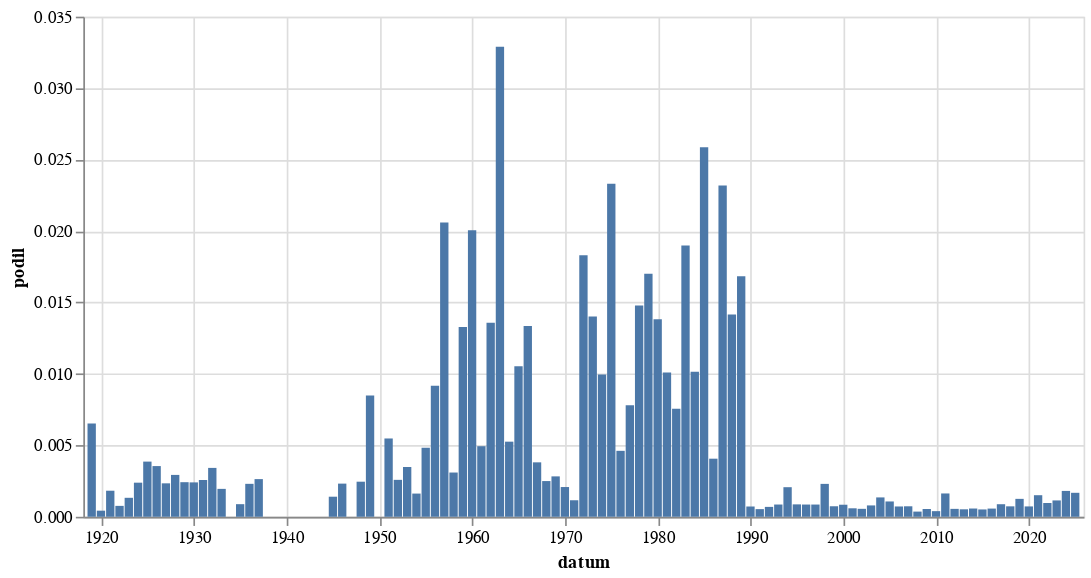

Notebook code for this chart:
### Code cell
alt.Chart(
    hledej(" [Rr]ozvod").to_pandas(),
    width = 600
).mark_bar(
).encode(
    alt.X('datum:T'),
    alt.Y('podil:Q')
)

### Figure 1 — Vega-Lite specification as saved in the notebook (floating-point values rounded to 4 significant figures)
{"config": {"view": {"continuousWidth": 300, "continuousHeight": 300}}, "data": {"name": "data-bb9442b8f474a135ea1649136dea3e53"}, "mark": {"type": "bar"}, "encoding": {"x": {"field": "datum", "type": "temporal"}, "y": {"field": "podil", "type": "quantitative"}}, "width": 600, "$schema": "https://vega.github.io/schema/vega-lite/v5.8.0.json", "datasets": {"data-bb9442b8f474a135ea1649136dea3e53": [{"datum": "1919-01-01T00:00:00", "text": 26, "text_right": 3978, "podil": 0.006536, "co": " [Rr]ozvod"}, {"datum": "1920-01-01T00:00:00", "text": 2, "text_right": 4693, "podil": 0.0004262, "co": " [Rr]ozvod"}, {"datum": "1921-01-01T00:00:00", "text": 10, "text_right": 5485, "podil": 0.001823, "co": " [Rr]ozvod"}, {"datum": "1922-01-01T00:00:00", "text": 4, "text_right": 5244, "podil": 0.0007628, "co": " [Rr]ozvod"}, {"datum": "1923-01-01T00:00:00", "text": 5, "text_right": 3766, "podil": 0.001328, "co": " [Rr]ozvod"}, {"datum": "1924-01-01T00:00:00", "text": 10, "text_right": 4191, "podil": 0.002386, "co": " [Rr]ozvod"}, {"datum": "1925-01-01T00:00:00", "text": 12, "text_right": 3108, "podil": 0.003861, "co": " [Rr]ozvod"}, {"datum": "1926-01-01T00:00:00", "text": 15, "text_right": 4228, "podil": 0.003548, "co": " [Rr]ozvod"}, {"datum": "1927-01-01T00:00:00", "text": 10, "text_right": 4273, "podil": 0.00234, "co": " [Rr]ozvod"}, {"datum": "1928-01-01T00:00:00", "text": 12, "text_right": 4096, "podil": 0.00293, "co": " [Rr]ozvod"}, {"datum": "1929-01-01T00:00:00", "text": 6, "text_right": 2479, "podil": 0.00242, "co": " [Rr]ozvod"}, {"datum": "1930-01-01T00:00:00", "text": 12, "text_right": 4987, "podil": 0.002406, "co": " [Rr]ozvod"}, {"datum": "1931-01-01T00:00:00", "text": 10, "text_right": 3888, "podil": 0.002572, "co": " [Rr]ozvod"}, {"datum": "1932-01-01T00:00:00", "text": 8, "text_right": 2339, "podil": 0.00342, "co": " [Rr]ozvod"}, {"datum": "1933-01-01T00:00:00", "text": 5, "text_right": 2561, "podil": 0.001952, "co": " [Rr]ozvod"}, {"datum": "1935-01-01T00:00:00", "text": 2, "text_right": 2268, "podil": 0.0008818, "co": " [Rr]ozvod"}, {"datum": "1936-01-01T00:00:00", "text": 5, "text_right": 2169, "podil": 0.002305, "co": " [Rr]ozvod"}, {"datum": "1937-01-01T00:00:00", "text": 5, "text_right": 1897, "podil": 0.002636, "co": " [Rr]ozvod"}, {"datum": "1945-01-01T00:00:00", "text": 1, "text_right": 712, "podil": 0.001404, "co": " [Rr]ozvod"}, {"datum": "1946-01-01T00:00:00", "text": 3, "text_right": 1293, "podil": 0.00232, "co": " [Rr]ozvod"}, {"datum": "1948-01-01T00:00:00", "text": 3, "text_right": 1222, "podil": 0.002455, "co": " [Rr]ozvod"}, {"datum": "1949-01-01T00:00:00", "text": 7, "text_right": 824, "podil": 0.008495, "co": " [Rr]ozvod"}, {"datum": "1951-01-01T00:00:00", "text": 2, "text_right": 365, "podil": 0.005479, "co": " [Rr]ozvod"}, {"datum": "1952-01-01T00:00:00", "text": 1, "text_right": 387, "podil": 0.002584, "co": " [Rr]ozvod"}, {"datum": "1953-01-01T00:00:00", "text": 1, "text_right": 287, "podil": 0.003484, "co": " [Rr]ozvod"}, {"datum": "1954-01-01T00:00:00", "text": 1, "text_right": 616, "podil": 0.001623, "co": " [Rr]ozvod"}, {"datum": "1955-01-01T00:00:00", "text": 1, "text_right": 207, "podil": 0.004831, "co": " [Rr]ozvod"}, {"datum": "1956-01-01T00:00:00", "text": 3, "text_right": 327, "podil": 0.009174, "co": " [Rr]ozvod"}, {"datum": "1957-01-01T00:00:00", "text": 7, "text_right": 340, "podil": 0.02059, "co": " [Rr]ozvod"}, {"datum": "1958-01-01T00:00:00", "text": 1, "text_right": 323, "podil": 0.003096, "co": " [Rr]ozvod"}, {"datum": "1959-01-01T00:00:00", "text": 4, "text_right": 301, "podil": 0.01329, "co": " [Rr]ozvod"}, {"datum": "1960-01-01T00:00:00", "text": 8, "text_right": 399, "podil": 0.02005, "co": " [Rr]ozvod"}, {"datum": "1961-01-01T00:00:00", "text": 2, "text_right": 405, "podil": 0.004938, "co": " [Rr]ozvod"}, {"datum": "1962-01-01T00:00:00", "text": 3, "text_right": 221, "podil": 0.01357, "co": " [Rr]ozvod"}, {"datum": "1963-01-01T00:00:00", "text": 10, "text_right": 304, "podil": 0.03289, "co": " [Rr]ozvod"}, {"datum": "1964-01-01T00:00:00", "text": 4, "text_right": 761, "podil": 0.005256, "co": " [Rr]ozvod"}, {"datum": "1965-01-01T00:00:00", "text": 5, "text_right": 475, "podil": 0.01053, "co": " [Rr]ozvod"}, {"datum": "1966-01-01T00:00:00", "text": 7, "text_right": 524, "podil": 0.01336, "co": " [Rr]ozvod"}, {"datum": "1967-01-01T00:00:00", "text": 2, "text_right": 525, "podil": 0.00381, "co": " [Rr]ozvod"}, {"datum": "1968-01-01T00:00:00", "text": 5, "text_right": 2001, "podil": 0.002499, "co": " [Rr]ozvod"}, {"datum": "1969-01-01T00:00:00", "text": 4, "text_right": 1415, "podil": 0.002827, "co": " [Rr]ozvod"}, {"datum": "1970-01-01T00:00:00", "text": 2, "text_right": 961, "podil": 0.002081, "co": " [Rr]ozvod"}, {"datum": "1971-01-01T00:00:00", "text": 1, "text_right": 865, "podil": 0.001156, "co": " [Rr]ozvod"}, {"datum": "1972-01-01T00:00:00", "text": 11, "text_right": 601, "podil": 0.0183, "co": " [Rr]ozvod"}, {"datum": "1973-01-01T00:00:00", "text": 12, "text_right": 856, "podil": 0.01402, "co": " [Rr]ozvod"}, {"datum": "1974-01-01T00:00:00", "text": 8, "text_right": 803, "podil": 0.009963, "co": " [Rr]ozvod"}, {"datum": "1975-01-01T00:00:00", "text": 21, "text_right": 901, "podil": 0.02331, "co": " [Rr]ozvod"}, {"datum": "1976-01-01T00:00:00", "text": 3, "text_right": 650, "podil": 0.004615, "co": " [Rr]ozvod"}, {"datum": "1977-01-01T00:00:00", "text": 6, "text_right": 769, "podil": 0.007802, "co": " [Rr]ozvod"}, {"datum": "1978-01-01T00:00:00", "text": 12, "text_right": 812, "podil": 0.01478, "co": " [Rr]ozvod"}, {"datum": "1979-01-01T00:00:00", "text": 11, "text_right": 647, "podil": 0.017, "co": " [Rr]ozvod"}, {"datum": "1980-01-01T00:00:00", "text": 10, "text_right": 723, "podil": 0.01383, "co": " [Rr]ozvod"}, {"datum": "1981-01-01T00:00:00", "text": 3, "text_right": 297, "podil": 0.0101, "co": " [Rr]ozvod"}, {"datum": "1982-01-01T00:00:00", "text": 3, "text_right": 397, "podil": 0.007557, "co": " [Rr]ozvod"}, {"datum": "1983-01-01T00:00:00", "text": 9, "text_right": 474, "podil": 0.01899, "co": " [Rr]ozvod"}, {"datum": "1984-01-01T00:00:00", "text": 4, "text_right": 394, "podil": 0.01015, "co": " [Rr]ozvod"}, {"datum": "1985-01-01T00:00:00", "text": 9, "text_right": 348, "podil": 0.02586, "co": " [Rr]ozvod"}, {"datum": "1986-01-01T00:00:00", "text": 1, "text_right": 246, "podil": 0.004065, "co": " [Rr]ozvod"}, {"datum": "1987-01-01T00:00:00", "text": 8, "text_right": 345, "podil": 0.02319, "co": " [Rr]ozvod"}, {"datum": "1988-01-01T00:00:00", "text": 5, "text_right": 353, "podil": 0.01416, "co": " [Rr]ozvod"}, {"datum": "1989-01-01T00:00:00", "text": 14, "text_right": 832, "podil": 0.01683, "co": " [Rr]ozvod"}, {"datum": "1990-01-01T00:00:00", "text": 5, "text_right": 6958, "podil": 0.0007186, "co": " [Rr]ozvod"}, {"datum": "1991-01-01T00:00:00", "text": 7, "text_right": 13084, "podil": 0.000535, "co": " [Rr]ozvod"}, {"datum": "1992-01-01T00:00:00", "text": 8, "text_right": 11558, "podil": 0.0006922, "co": " [Rr]ozvod"}, {"datum": "1993-01-01T00:00:00", "text": 8, "text_right": 9337, "podil": 0.0008568, "co": " [Rr]ozvod"}, {"datum": "1994-01-01T00:00:00", "text": 16, "text_right": 7730, "podil": 0.00207, "co": " [Rr]ozvod"}, {"datum": "1995-01-01T00:00:00", "text": 8, "text_right": 9219, "podil": 0.0008678, "co": " [Rr]ozvod"}, {"datum": "1996-01-01T00:00:00", "text": 8, "text_right": 9349, "podil": 0.0008557, "co": " [Rr]ozvod"}, {"datum": "1997-01-01T00:00:00", "text": 14, "text_right": 16367, "podil": 0.0008554, "co": " [Rr]ozvod"}, {"datum": "1998-01-01T00:00:00", "text": 27, "text_right": 11729, "podil": 0.002302, "co": " [Rr]ozvod"}, {"datum": "1999-01-01T00:00:00", "text": 15, "text_right": 20383, "podil": 0.0007359, "co": " [Rr]ozvod"}, {"datum": "2000-01-01T00:00:00", "text": 20, "text_right": 23721, "podil": 0.0008431, "co": " [Rr]ozvod"}, {"datum": "2001-01-01T00:00:00", "text": 12, "text_right": 20242, "podil": 0.0005928, "co": " [Rr]ozvod"}, {"datum": "2002-01-01T00:00:00", "text": 9, "text_right": 16173, "podil": 0.0005565, "co": " [Rr]ozvod"}, {"datum": "2003-01-01T00:00:00", "text": 17, "text_right": 21407, "podil": 0.0007941, "co": " [Rr]ozvod"}, {"datum": "2004-01-01T00:00:00", "text": 27, "text_right": 19932, "podil": 0.001355, "co": " [Rr]ozvod"}, {"datum": "2005-01-01T00:00:00", "text": 24, "text_right": 22401, "podil": 0.001071, "co": " [Rr]ozvod"}, {"datum": "2006-01-01T00:00:00", "text": 10, "text_right": 13873, "podil": 0.0007208, "co": " [Rr]ozvod"}, {"datum": "2007-01-01T00:00:00", "text": 10, "text_right": 13633, "podil": 0.0007335, "co": " [Rr]ozvod"}, {"datum": "2008-01-01T00:00:00", "text": 5, "text_right": 13807, "podil": 0.0003621, "co": " [Rr]ozvod"}, {"datum": "2009-01-01T00:00:00", "text": 9, "text_right": 16552, "podil": 0.0005437, "co": " [Rr]ozvod"}, {"datum": "2010-01-01T00:00:00", "text": 5, "text_right": 12714, "podil": 0.0003933, "co": " [Rr]ozvod"}, {"datum": "2011-01-01T00:00:00", "text": 29, "text_right": 17776, "podil": 0.001631, "co": " [Rr]ozvod"}, {"datum": "2012-01-01T00:00:00", "text": 8, "text_right": 14462, "podil": 0.0005532, "co": " [Rr]ozvod"}, {"datum": "2013-01-01T00:00:00", "text": 5, "text_right": 9571, "podil": 0.0005224, "co": " [Rr]ozvod"}, {"datum": "2014-01-01T00:00:00", "text": 12, "text_right": 20807, "podil": 0.0005767, "co": " [Rr]ozvod"}, {"datum": "2015-01-01T00:00:00", "text": 11, "text_right": 21458, "podil": 0.0005126, "co": " [Rr]ozvod"}, {"datum": "2016-01-01T00:00:00", "text": 13, "text_right": 22689, "podil": 0.000573, "co": " [Rr]ozvod"}, {"datum": "2017-01-01T00:00:00", "text": 16, "text_right": 18211, "podil": 0.0008786, "co": " [Rr]ozvod"}, {"datum": "2018-01-01T00:00:00", "text": 15, "text_right": 20550, "podil": 0.0007299, "co": " [Rr]ozvod"}, {"datum": "2019-01-01T00:00:00", "text": 31, "text_right": 24733, "podil": 0.001253, "co": " [Rr]ozvod"}, {"datum": "2020-01-01T00:00:00", "text": 17, "text_right": 23475, "podil": 0.0007242, "co": " [Rr]ozvod"}, {"datum": "2021-01-01T00:00:00", "text": 30, "text_right": 19879, "podil": 0.001509, "co": " [Rr]ozvod"}, {"datum": "2022-01-01T00:00:00", "text": 20, "text_right": 20784, "podil": 0.0009623, "co": " [Rr]ozvod"}, {"datum": "2023-01-01T00:00:00", "text": 28, "text_right": 24476, "podil": 0.001144, "co": " [Rr]ozvod"}, {"datum": "2024-01-01T00:00:00", "text": 43, "text_right": 23773, "podil": 0.001809, "co": " [Rr]ozvod"}, {"datum": "2025-01-01T00:00:00", "text": 21, "text_right": 12519, "podil": 0.001677, "co": " [Rr]ozvod"}]}}
